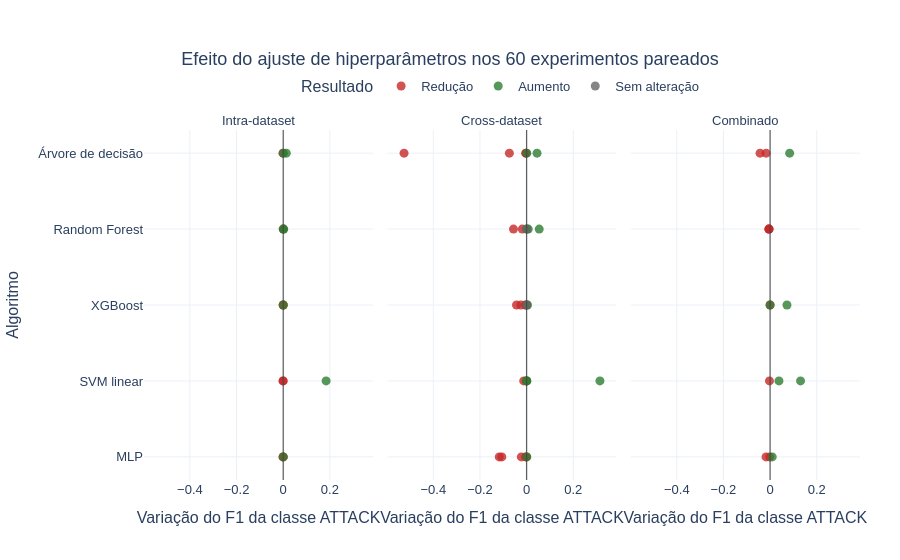

Notebook source saved alongside this figure:
### Code cell
# variação do f1 de ataque em todos os experimentos pareados
delta_plot_data = comparison.copy()
delta_plot_data["model_label"] = delta_plot_data["model"].map(MODEL_LABELS)
delta_plot_data["scenario_label"] = delta_plot_data["scenario_type"].map(SCENARIO_LABELS)
delta_plot_data["training_source_label"] = delta_plot_data["training_source"].map(SOURCE_LABELS)
delta_plot_data["test_source_label"] = delta_plot_data["test_source"].map(SOURCE_LABELS)
delta_plot_data["direction"] = np.select(
    [delta_plot_data["f1_attack_delta"].gt(0), delta_plot_data["f1_attack_delta"].lt(0)],
    ["Aumento", "Redução"],
    default="Sem alteração",
)
delta_all_figure = px.scatter(
    delta_plot_data,
    x="f1_attack_delta",
    y="model_label",
    color="direction",
    facet_col="scenario_label",
    color_discrete_map={"Aumento": "#2E7D32", "Redução": "#C62828", "Sem alteração": "#666666"},
    category_orders={
        "model_label": [MODEL_LABELS[model] for model in MODEL_ORDER],
        "scenario_label": [SCENARIO_LABELS[scenario] for scenario in SCENARIO_ORDER],
    },
    hover_data={
        "training_source_label": True,
        "test_source_label": True,
        "model_label": False,
        "scenario_label": False,
    },
    labels={
        "f1_attack_delta": "Variação do F1 da classe ATTACK",
        "model_label": "Algoritmo",
        "direction": "Resultado",
        "training_source_label": "Treinamento",
        "test_source_label": "Teste",
    },
    title="Efeito do ajuste de hiperparâmetros nos 60 experimentos pareados",
)
delta_all_figure.for_each_annotation(lambda annotation: annotation.update(text=annotation.text.split("=")[-1]))
delta_all_figure.add_vline(x=0, line_width=1, line_color="#444444")
delta_all_figure.update_traces(marker=dict(size=9, opacity=0.8))
finalize_figure(delta_all_figure, "f1_attack_delta_all_experiments", width=1500, height=620)

# maiores aumentos e reduções individuais
largest_f1_attack_changes = pd.concat([
    comparison.nsmallest(8, "f1_attack_delta"),
    comparison.nlargest(8, "f1_attack_delta"),
], ignore_index=True).drop_duplicates(["model", "training_source", "test_source"])
largest_f1_attack_changes = largest_f1_attack_changes.sort_values("f1_attack_delta")
largest_f1_attack_changes["experiment_label"] = largest_f1_attack_changes.apply(
    lambda row: (
        f"{MODEL_LABELS[row['model']]} | {SOURCE_LABELS[row['training_source']]} → {SOURCE_LABELS[row['test_source']]}"
    ),
    axis=1,
)
largest_f1_attack_changes["direction"] = np.where(
    largest_f1_attack_changes["f1_attack_delta"].ge(0), "Aumento", "Redução"
)
delta_figure = px.bar(
    largest_f1_attack_changes,
    x="f1_attack_delta",
    y="experiment_label",
    color="direction",
    orientation="h",
    color_discrete_map={"Aumento": "#2E7D32", "Redução": "#C62828"},
    labels={"f1_attack_delta": "Variação do F1 da classe ATTACK", "experiment_label": "Modelo e cenário", "direction": "Resultado"},
    title="Maiores aumentos e reduções após o ajuste de hiperparâmetros",
)
delta_figure.add_vline(x=0, line_width=1, line_color="#444444")
finalize_figure(delta_figure, "f1_attack_largest_changes", width=1200, height=850)

# melhor e pior resultado de f1 de ataque em cada tipo de cenário
extremes_plot_data = performance_extremes.copy()
extremes_plot_data["scenario_label"] = extremes_plot_data["scenario_type"].map(SCENARIO_LABELS)
extremes_plot_data["model_label"] = extremes_plot_data["model"].map(MODEL_LABELS)
extremes_plot_data["method_label"] = extremes_plot_data["training_method"].map(METHOD_LABELS)
extremes_plot_data["training_source_label"] = extremes_plot_data["training_source"].map(SOURCE_LABELS)
extremes_plot_data["test_source_label"] = extremes_plot_data["test_source"].map(SOURCE_LABELS)
extremes_plot_data["point_label"] = extremes_plot_data.apply(
    lambda row: f"{MODEL_ABBREVIATIONS[row['model']]} · {row['f1_attack']:.3f}",
    axis=1,
)

extremes_figure = go.Figure()
for scenario_type in SCENARIO_ORDER:
    scenario_rows = extremes_plot_data[extremes_plot_data["scenario_type"].eq(scenario_type)]
    extremes_figure.add_trace(go.Scatter(
        x=[scenario_rows["f1_attack"].min(), scenario_rows["f1_attack"].max()],
        y=[SCENARIO_LABELS[scenario_type], SCENARIO_LABELS[scenario_type]],
        mode="lines",
        line=dict(color="#B0B0B0", width=3),
        hoverinfo="skip",
        showlegend=False,
    ))

extreme_styles = {
    "Melhor resultado por cenário": ("Melhor resultado", "#2E7D32", "top center"),
    "Pior resultado por cenário": ("Pior resultado", "#C62828", "bottom center"),
}
for highlight, (result_label, color, text_position) in extreme_styles.items():
    result_rows = extremes_plot_data[extremes_plot_data["destaque"].eq(highlight)]
    custom_data = result_rows[[
        "model_label", "method_label", "training_source_label", "test_source_label"
    ]].to_numpy()
    extremes_figure.add_trace(go.Scatter(
        x=result_rows["f1_attack"],
        y=result_rows["scenario_label"],
        mode="markers+text",
        text=result_rows["point_label"],
        textposition=text_position,
        name=result_label,
        marker=dict(color=color, size=15),
        customdata=custom_data,
        hovertemplate=(
            "Cenário: %{y}<br>Resultado: " + result_label + "<br>"
            "Algoritmo: %{customdata[0]}<br>Método: %{customdata[1]}<br>"
            "Treinamento: %{customdata[2]}<br>Teste: %{customdata[3]}<br>"
            "F1 da classe ATTACK: %{x:.4f}<extra></extra>"
        ),
    ))

extremes_figure.update_xaxes(
    title_text="F1 da classe ATTACK",
    range=[0, 1.05],
)
extremes_figure.update_yaxes(
    title_text="Tipo de cenário",
    categoryorder="array",
    categoryarray=[SCENARIO_LABELS[scenario] for scenario in reversed(SCENARIO_ORDER)],
)
extremes_figure.update_layout(
    title="Melhor e pior resultado por tipo de cenário",
)
finalize_figure(extremes_figure, "f1_attack_best_worst_by_scenario", width=1200, height=560)

# quantidade de melhorias e reduções após o ajuste de hiperparâmetros
effect_plot_data = effect_by_scenario.melt(
    id_vars=["scenario_type", "experiments"],
    value_vars=["improved", "worsened", "unchanged"],
    var_name="effect",
    value_name="count",
)
effect_plot_data["scenario_label"] = effect_plot_data["scenario_type"].map(SCENARIO_LABELS)
effect_plot_data["effect_label"] = effect_plot_data["effect"].map({
    "improved": "Melhoria",
    "worsened": "Redução",
    "unchanged": "Sem alteração",
})
effect_count_figure = px.bar(
    effect_plot_data,
    x="scenario_label",
    y="count",
    color="effect_label",
    barmode="group",
    text="count",
    custom_data=["experiments"],
    color_discrete_map={
        "Melhoria": "#2E7D32",
        "Redução": "#C62828",
        "Sem alteração": "#666666",
    },
    category_orders={
        "scenario_label": [SCENARIO_LABELS[scenario] for scenario in SCENARIO_ORDER],
        "effect_label": ["Melhoria", "Redução", "Sem alteração"],
    },
    labels={
        "scenario_label": "Tipo de cenário",
        "count": "Quantidade de experimentos",
        "effect_label": "Efeito no F1 da classe ATTACK",
    },
    title=(
        "Efeito do ajuste de hiperparâmetros por tipo de cenário"
        "<br><sup>Intra-dataset: 15 pares; cross-dataset: 30 pares; combinado: 15 pares</sup>"
    ),
)
effect_count_figure.update_traces(
    textposition="outside",
    hovertemplate=(
        "Cenário: %{x}<br>Resultado: %{fullData.name}<br>"
        "Quantidade: %{y}<br>Total de pares no cenário: %{customdata[0]}<extra></extra>"
    ),
)
effect_count_figure.update_yaxes(rangemode="tozero", dtick=5)
finalize_figure(
    effect_count_figure,
    "hyperparameter_effect_counts_by_scenario",
    width=1100,
    height=560,
)

### Figure 1 — Plotly figure (JSON) as saved in the notebook; plotly's stock layout.template omitted (floating-point values rounded to 4 significant figures)
{"data": [{"customdata": [["CICIDS2017", "CICIDS2017", "Intra-dataset"], ["CICIDS2017", "CICIDS2017", "Intra-dataset"], ["CICIDS2017", "CICIDS2017", "Intra-dataset"], ["IoT-23", "IoT-23", "Intra-dataset"], ["IoT-23", "IoT-23", "Intra-dataset"], ["IoT-23", "IoT-23", "Intra-dataset"], ["UNSW-NB15", "UNSW-NB15", "Intra-dataset"], ["UNSW-NB15", "UNSW-NB15", "Intra-dataset"]], "hovertemplate": "Resultado=Redução<br>Variação do F1 da classe ATTACK=%{x}<br>Treinamento=%{customdata[0]}<br>Teste=%{customdata[1]}<extra></extra>", "legendgroup": "Redução", "marker": {"color": "#C62828", "opacity": 0.8, "size": 9, "symbol": "circle"}, "mode": "markers", "name": "Redução", "orientation": "h", "showlegend": true, "type": "scatter", "x": [-0.001154, -7.226e-05, -2.889e-05, -2.464e-05, -0.0005501, -4.967e-05, -0.001003, -0.000581], "xaxis": "x", "y": ["Árvore de decisão", "Random Forest", "XGBoost", "SVM linear", "MLP", "XGBoost", "SVM linear", "MLP"], "yaxis": "y"}, {"customdata": [["CICIDS2017", "CICIDS2017", "Intra-dataset"], ["CICIDS2017", "CICIDS2017", "Intra-dataset"], ["IoT-23", "IoT-23", "Intra-dataset"], ["IoT-23", "IoT-23", "Intra-dataset"], ["UNSW-NB15", "UNSW-NB15", "Intra-dataset"], ["UNSW-NB15", "UNSW-NB15", "Intra-dataset"], ["UNSW-NB15", "UNSW-NB15", "Intra-dataset"]], "hovertemplate": "Resultado=Aumento<br>Variação do F1 da classe ATTACK=%{x}<br>Treinamento=%{customdata[0]}<br>Teste=%{customdata[1]}<extra></extra>", "legendgroup": "Aumento", "marker": {"color": "#2E7D32", "opacity": 0.8, "size": 9, "symbol": "circle"}, "mode": "markers", "name": "Aumento", "orientation": "h", "showlegend": true, "type": "scatter", "x": [0.1839, 0.000583, 0.0003454, 0.000445, 0.0132, 0.002243, 0.0002429], "xaxis": "x", "y": ["SVM linear", "MLP", "Árvore de decisão", "Random Forest", "Árvore de decisão", "Random Forest", "XGBoost"], "yaxis": "y"}, {"customdata": [["CICIDS2017", "IoT-23", "Cross-dataset"], ["CICIDS2017", "IoT-23", "Cross-dataset"], ["CICIDS2017", "UNSW-NB15", "Cross-dataset"], ["CICIDS2017", "UNSW-NB15", "Cross-dataset"], ["IoT-23", "CICIDS2017", "Cross-dataset"], ["IoT-23", "CICIDS2017", "Cross-dataset"], ["IoT-23", "CICIDS2017", "Cross-dataset"], ["IoT-23", "CICIDS2017", "Cross-dataset"], ["IoT-23", "UNSW-NB15", "Cross-dataset"], ["IoT-23", "UNSW-NB15", "Cross-dataset"], ["IoT-23", "UNSW-NB15", "Cross-dataset"], ["UNSW-NB15", "CICIDS2017", "Cross-dataset"], ["UNSW-NB15", "CICIDS2017", "Cross-dataset"], ["UNSW-NB15", "CICIDS2017", "Cross-dataset"], ["UNSW-NB15", "IoT-23", "Cross-dataset"], ["UNSW-NB15", "IoT-23", "Cross-dataset"], ["UNSW-NB15", "IoT-23", "Cross-dataset"], ["UNSW-NB15", "IoT-23", "Cross-dataset"]], "hovertemplate": "Resultado=Redução<br>Variação do F1 da classe ATTACK=%{x}<br>Treinamento=%{customdata[0]}<br>Teste=%{customdata[1]}<extra></extra>", "legendgroup": "Redução", "marker": {"color": "#C62828", "opacity": 0.8, "size": 9, "symbol": "circle"}, "mode": "markers", "name": "Redução", "orientation": "h", "showlegend": false, "type": "scatter", "x": [-0.07406, -0.0002028, -0.004156, -0.00032, -0.5255, -0.01255, -0.02279, -0.02501, -0.1064, -0.05639, -0.04353, -0.0004861, -0.1175, -0.005858, -0.002192, -0.004748, -0.01878, -0.0002799], "xaxis": "x2", "y": ["Árvore de decisão", "MLP", "Árvore de decisão", "SVM linear", "Árvore de decisão", "SVM linear", "MLP", "XGBoost", "MLP", "Random Forest", "XGBoost", "SVM linear", "MLP", "XGBoost", "Árvore de decisão", "MLP", "Random Forest", "XGBoost"], "yaxis": "y2"}, {"customdata": [["CICIDS2017", "IoT-23", "Cross-dataset"], ["CICIDS2017", "IoT-23", "Cross-dataset"], ["CICIDS2017", "IoT-23", "Cross-dataset"], ["CICIDS2017", "UNSW-NB15", "Cross-dataset"], ["IoT-23", "CICIDS2017", "Cross-dataset"], ["IoT-23", "UNSW-NB15", "Cross-dataset"], ["IoT-23", "UNSW-NB15", "Cross-dataset"], ["UNSW-NB15", "CICIDS2017", "Cross-dataset"], ["UNSW-NB15", "CICIDS2017", "Cross-dataset"], ["UNSW-NB15", "IoT-23", "Cross-dataset"]], "hovertemplate": "Resultado=Aumento<br>Variação do F1 da classe ATTACK=%{x}<br>Treinamento=%{customdata[0]}<br>Teste=%{customdata[1]}<extra></extra>", "legendgroup": "Aumento", "marker": {"color": "#2E7D32", "opacity": 0.8, "size": 9, "symbol": "circle"}, "mode": "markers", "name": "Aumento", "orientation": "h", "showlegend": false, "type": "scatter", "x": [0.3141, 4.09e-05, 0.003744, 0.0004755, 0.006972, 0.0005239, 8.016e-05, 0.04458, 0.05392, 0.000692], "xaxis": "x2", "y": ["SVM linear", "Random Forest", "XGBoost", "MLP", "Random Forest", "Árvore de decisão", "SVM linear", "Árvore de decisão", "Random Forest", "SVM linear"], "yaxis": "y2"}, {"customdata": [["CICIDS2017", "UNSW-NB15", "Cross-dataset"], ["CICIDS2017", "UNSW-NB15", "Cross-dataset"]], "hovertemplate": "Resultado=Sem alteração<br>Variação do F1 da classe ATTACK=%{x}<br>Treinamento=%{customdata[0]}<br>Teste=%{customdata[1]}<extra></extra>", "legendgroup": "Sem alteração", "marker": {"color": "#666666", "opacity": 0.8, "size": 9, "symbol": "circle"}, "mode": "markers", "name": "Sem alteração", "orientation": "h", "showlegend": true, "type": "scatter", "x": [0.0, 0.0], "xaxis": "x2", "y": ["Random Forest", "XGBoost"], "yaxis": "y2"}, {"customdata": [["CICIDS2017 + IoT-23", "UNSW-NB15", "Combinado"], ["CICIDS2017 + IoT-23", "UNSW-NB15", "Combinado"], ["CICIDS2017 + UNSW-NB15", "IoT-23", "Combinado"], ["CICIDS2017 + UNSW-NB15", "IoT-23", "Combinado"], ["CICIDS2017 + UNSW-NB15", "IoT-23", "Combinado"], ["CICIDS2017 + UNSW-NB15", "IoT-23", "Combinado"], ["UNSW-NB15 + IoT-23", "CICIDS2017", "Combinado"], ["UNSW-NB15 + IoT-23", "CICIDS2017", "Combinado"], ["UNSW-NB15 + IoT-23", "CICIDS2017", "Combinado"]], "hovertemplate": "Resultado=Redução<br>Variação do F1 da classe ATTACK=%{x}<br>Treinamento=%{customdata[0]}<br>Teste=%{customdata[1]}<extra></extra>", "legendgroup": "Redução", "marker": {"color": "#C62828", "opacity": 0.8, "size": 9, "symbol": "circle"}, "mode": "markers", "name": "Redução", "orientation": "h", "showlegend": false, "type": "scatter", "x": [-0.04306, -0.005552, -0.01686, -0.001895, -0.004813, -0.0001628, -0.002665, -0.01746, -0.003858], "xaxis": "x3", "y": ["Árvore de decisão", "Random Forest", "Árvore de decisão", "MLP", "Random Forest", "XGBoost", "SVM linear", "MLP", "Random Forest"], "yaxis": "y3"}, {"customdata": [["CICIDS2017 + IoT-23", "UNSW-NB15", "Combinado"], ["CICIDS2017 + IoT-23", "UNSW-NB15", "Combinado"], ["CICIDS2017 + IoT-23", "UNSW-NB15", "Combinado"], ["CICIDS2017 + UNSW-NB15", "IoT-23", "Combinado"], ["UNSW-NB15 + IoT-23", "CICIDS2017", "Combinado"], ["UNSW-NB15 + IoT-23", "CICIDS2017", "Combinado"]], "hovertemplate": "Resultado=Aumento<br>Variação do F1 da classe ATTACK=%{x}<br>Treinamento=%{customdata[0]}<br>Teste=%{customdata[1]}<extra></extra>", "legendgroup": "Aumento", "marker": {"color": "#2E7D32", "opacity": 0.8, "size": 9, "symbol": "circle"}, "mode": "markers", "name": "Aumento", "orientation": "h", "showlegend": false, "type": "scatter", "x": [0.1305, 0.009168, 0.0001018, 0.03799, 0.08387, 0.07237], "xaxis": "x3", "y": ["SVM linear", "MLP", "XGBoost", "SVM linear", "Árvore de decisão", "XGBoost"], "yaxis": "y3"}], "layout": {"annotations": [{"showarrow": false, "text": "Intra-dataset", "x": 0.16, "xanchor": "center", "xref": "paper", "y": 1.0, "yanchor": "bottom", "yref": "paper"}, {"showarrow": false, "text": "Cross-dataset", "x": 0.5, "xanchor": "center", "xref": "paper", "y": 1.0, "yanchor": "bottom", "yref": "paper"}, {"showarrow": false, "text": "Combinado", "x": 0.84, "xanchor": "center", "xref": "paper", "y": 1.0, "yanchor": "bottom", "yref": "paper"}], "font": {"family": "Arial", "size": 13}, "legend": {"orientation": "h", "title": {"text": "Resultado"}, "tracegroupgap": 0, "x": 0.5, "xanchor": "center", "y": 1.08, "yanchor": "bottom"}, "margin": {"b": 80, "l": 80, "r": 40, "t": 130}, "shapes": [{"line": {"color": "#444444", "width": 1}, "type": "line", "x0": 0, "x1": 0, "xref": "x", "y0": 0, "y1": 1, "yref": "y domain"}, {"line": {"color": "#444444", "width": 1}, "type": "line", "x0": 0, "x1": 0, "xref": "x2", "y0": 0, "y1": 1, "yref": "y2 domain"}, {"line": {"color": "#444444", "width": 1}, "type": "line", "x0": 0, "x1": 0, "xref": "x3", "y0": 0, "y1": 1, "yref": "y3 domain"}], "title": {"text": "Efeito do ajuste de hiperparâmetros nos 60 experimentos pareados", "x": 0.5}, "xaxis": {"anchor": "y", "domain": [0.0, 0.32], "title": {"text": "Variação do F1 da classe ATTACK"}}, "xaxis2": {"anchor": "y2", "domain": [0.34, 0.66], "matches": "x", "title": {"text": "Variação do F1 da classe ATTACK"}}, "xaxis3": {"anchor": "y3", "domain": [0.68, 1.0], "matches": "x", "title": {"text": "Variação do F1 da classe ATTACK"}}, "yaxis": {"anchor": "x", "categoryarray": ["MLP", "SVM linear", "XGBoost", "Random Forest", "Árvore de decisão"], "categoryorder": "array", "domain": [0.0, 1.0], "title": {"text": "Algoritmo"}}, "yaxis2": {"anchor": "x2", "domain": [0.0, 1.0], "matches": "y", "showticklabels": false}, "yaxis3": {"anchor": "x3", "domain": [0.0, 1.0], "matches": "y", "showticklabels": false}}}
